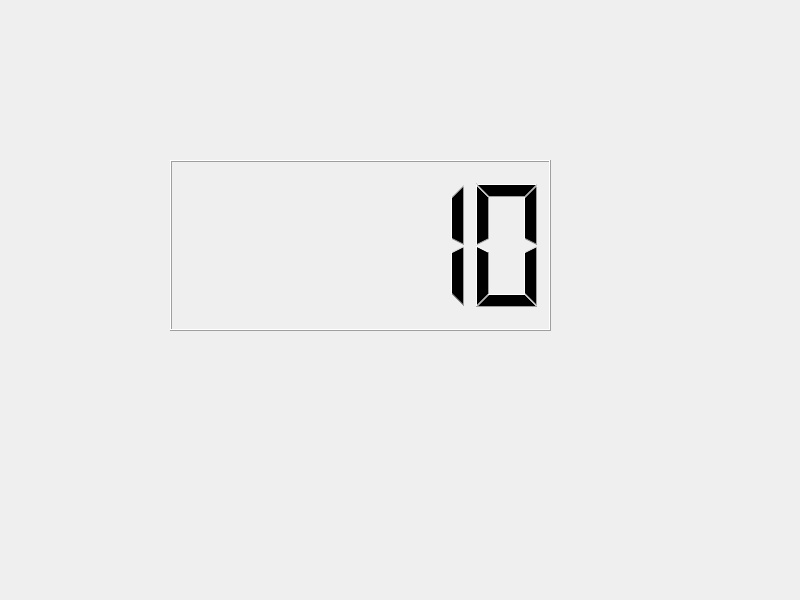
<?xml version="1.0" encoding="UTF-8"?>
<ui version="4.0">
 <class>Widget</class>
 <widget class="QWidget" name="Widget">
  <property name="geometry">
   <rect>
    <x>0</x>
    <y>0</y>
    <width>800</width>
    <height>600</height>
   </rect>
  </property>
  <property name="windowTitle">
   <string>Widget</string>
  </property>
  <widget class="QLCDNumber" name="lcdNumber">
   <property name="geometry">
    <rect>
     <x>170</x>
     <y>160</y>
     <width>381</width>
     <height>171</height>
    </rect>
   </property>
   <property name="intValue" stdset="0">
    <number>10</number>
   </property>
  </widget>
 </widget>
 <resources/>
 <connections/>
</ui>
